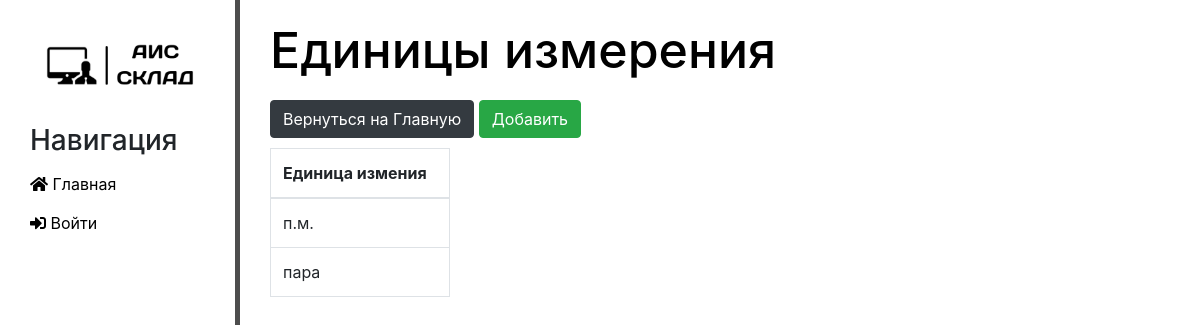
Before: /unit with the older database file.
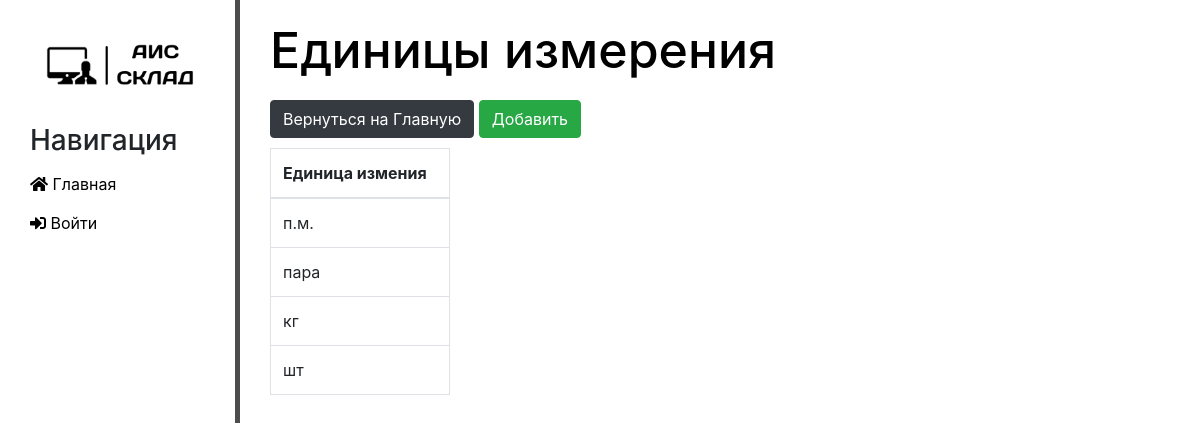
After: the same page with the newer database file.
### main/models.py (models this page shows, shortened)
class Unit(models.Model):
    unit = models.CharField('Единица измерения', max_length=20, primary_key=True)
    class Meta:
        verbose_name = 'Единица измерения'
        verbose_name_plural = 'Единицы измерения'

### main/views.py (the view)
# urls.py: path('unit', views.unit_func, name='unit'),
def unit_func(request):
    unit = Unit.objects.all()
    return render(request, 'main/unit.html', {'unit': unit})

### main/templates/main/unit.html (shortened to what this page needs)
{% extends 'main/layout.html' %}
{% block content %}
    <div class="features">
    <h1>Единицы измерения
       </h1>
        <a href="{% url 'home' %}"> <button type="button" class="btn btn-dark" style="margin-bottom:10px">Вернуться на Главную</button></a>
        <a href="{% url 'add_unit' %}"> <button type="button" class="btn btn-success" style="margin-bottom:10px">Добавить</button></a>
        <table class="table table-bordered" style="width: 20%">
   <thead>
    <tr>
      <th scope="col">Единица измения</th>
    </tr>
  </thead>
  <tbody>
  {% if unit %}
   {% for el in unit %}
    <tr>
      <td>{{el.unit}}</td>
    </tr>
   {% endfor %}
  {% else %}
        <p>Ничего не найдено</p>
  {% endif %}
  </tbody>
</table>
    </div>
{% endblock %}

Changed rows visible on the page:
added Unit: unit "кг"
added Unit: unit "шт"
